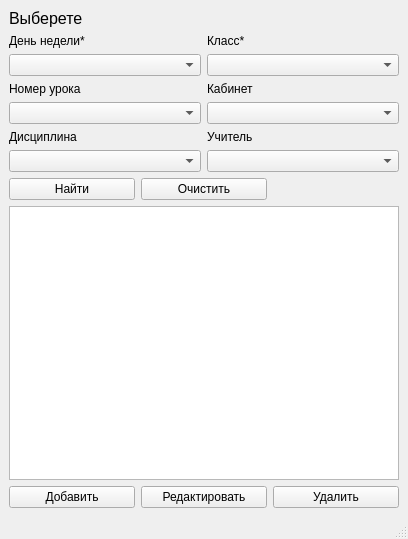
<?xml version="1.0" encoding="UTF-8"?>
<ui version="4.0">
 <class>MainWindow</class>
 <widget class="QMainWindow" name="MainWindow">
  <property name="geometry">
   <rect>
    <x>0</x>
    <y>0</y>
    <width>408</width>
    <height>539</height>
   </rect>
  </property>
  <property name="windowTitle">
   <string>MainWindow</string>
  </property>
  <widget class="QWidget" name="centralwidget">
   <layout class="QGridLayout" name="gridLayout">
    <item row="0" column="0" colspan="2">
     <widget class="QLabel" name="label">
      <property name="font">
       <font>
        <pointsize>12</pointsize>
        <weight>50</weight>
        <bold>false</bold>
       </font>
      </property>
      <property name="text">
       <string>Выберете</string>
      </property>
     </widget>
    </item>
    <item row="1" column="0" colspan="3">
     <layout class="QHBoxLayout" name="horizontalLayout">
      <item>
       <layout class="QVBoxLayout" name="verticalLayout">
        <item>
         <widget class="QLabel" name="label_2">
          <property name="text">
           <string>День недели*</string>
          </property>
         </widget>
        </item>
        <item>
         <widget class="QComboBox" name="comboBox"/>
        </item>
        <item>
         <widget class="QLabel" name="label_3">
          <property name="text">
           <string>Номер урока</string>
          </property>
         </widget>
        </item>
        <item>
         <widget class="QComboBox" name="comboBox_2"/>
        </item>
        <item>
         <widget class="QLabel" name="label_4">
          <property name="text">
           <string>Дисциплина</string>
          </property>
         </widget>
        </item>
        <item>
         <widget class="QComboBox" name="comboBox_3"/>
        </item>
       </layout>
      </item>
      <item>
       <layout class="QVBoxLayout" name="verticalLayout_2">
        <item>
         <widget class="QLabel" name="label_5">
          <property name="text">
           <string>Класс*</string>
          </property>
         </widget>
        </item>
        <item>
         <widget class="QComboBox" name="comboBox_4"/>
        </item>
        <item>
         <widget class="QLabel" name="label_6">
          <property name="text">
           <string>Кабинет</string>
          </property>
         </widget>
        </item>
        <item>
         <widget class="QComboBox" name="comboBox_5"/>
        </item>
        <item>
         <widget class="QLabel" name="label_7">
          <property name="text">
           <string>Учитель</string>
          </property>
         </widget>
        </item>
        <item>
         <widget class="QComboBox" name="comboBox_6"/>
        </item>
       </layout>
      </item>
     </layout>
    </item>
    <item row="2" column="0">
     <widget class="QPushButton" name="find_button">
      <property name="text">
       <string>Найти</string>
      </property>
     </widget>
    </item>
    <item row="2" column="1">
     <widget class="QPushButton" name="clear_button">
      <property name="text">
       <string>Очистить</string>
      </property>
     </widget>
    </item>
    <item row="3" column="0" colspan="3">
     <widget class="QTableView" name="tableView"/>
    </item>
    <item row="4" column="0">
     <widget class="QPushButton" name="add_button">
      <property name="text">
       <string>Добавить</string>
      </property>
     </widget>
    </item>
    <item row="4" column="1">
     <widget class="QPushButton" name="update_button">
      <property name="text">
       <string>Редактировать</string>
      </property>
     </widget>
    </item>
    <item row="4" column="2">
     <widget class="QPushButton" name="delete_button">
      <property name="text">
       <string>Удалить</string>
      </property>
     </widget>
    </item>
   </layout>
  </widget>
  <widget class="QMenuBar" name="menubar">
   <property name="geometry">
    <rect>
     <x>0</x>
     <y>0</y>
     <width>408</width>
     <height>21</height>
    </rect>
   </property>
  </widget>
  <widget class="QStatusBar" name="statusbar"/>
 </widget>
 <tabstops>
  <tabstop>comboBox</tabstop>
  <tabstop>comboBox_3</tabstop>
  <tabstop>comboBox_5</tabstop>
  <tabstop>comboBox_6</tabstop>
  <tabstop>clear_button</tabstop>
  <tabstop>find_button</tabstop>
  <tabstop>tableView</tabstop>
  <tabstop>update_button</tabstop>
  <tabstop>delete_button</tabstop>
 </tabstops>
 <resources/>
 <connections/>
</ui>
